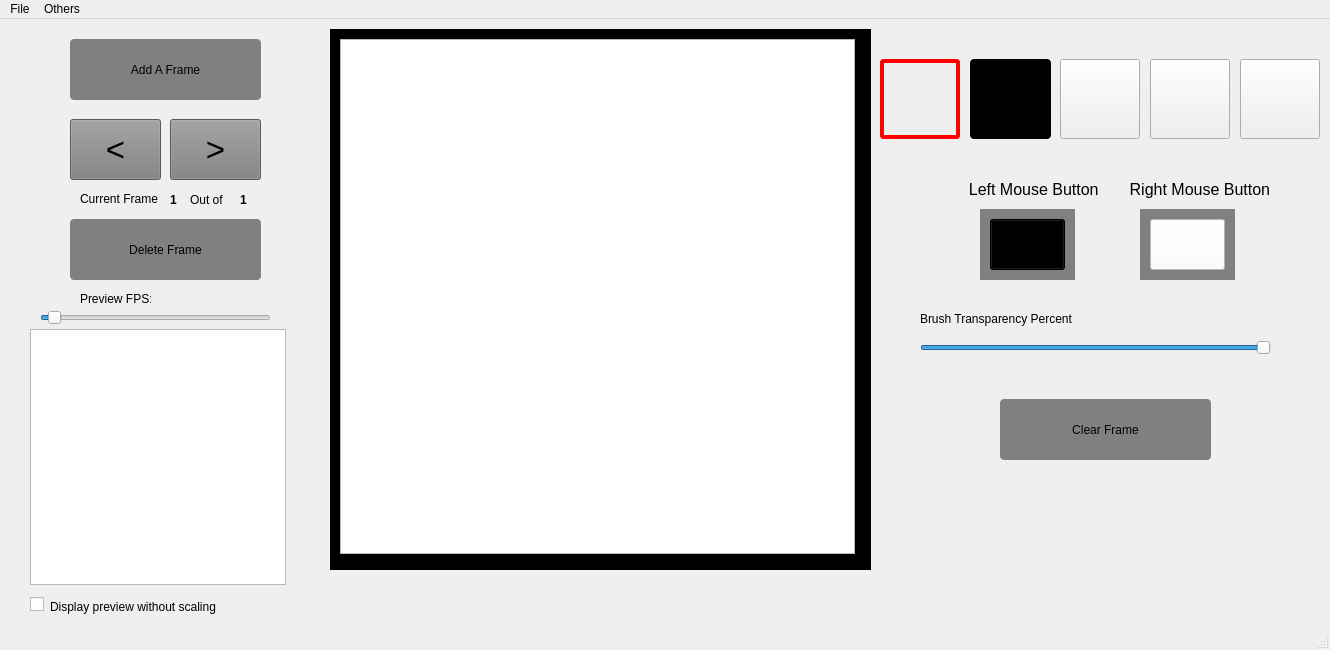
<?xml version="1.0" encoding="UTF-8"?>
<ui version="4.0">
 <class>MainWindow</class>
 <widget class="QMainWindow" name="MainWindow">
  <property name="geometry">
   <rect>
    <x>0</x>
    <y>0</y>
    <width>1330</width>
    <height>650</height>
   </rect>
  </property>
  <property name="windowTitle">
   <string>MainWindow</string>
  </property>
  <widget class="QWidget" name="centralwidget">
   <widget class="QPushButton" name="penButton">
    <property name="enabled">
     <bool>true</bool>
    </property>
    <property name="geometry">
     <rect>
      <x>880</x>
      <y>40</y>
      <width>80</width>
      <height>80</height>
     </rect>
    </property>
    <property name="styleSheet">
     <string notr="true">
image: url(:penImage.jpg);

border-radius: 4px;
border: 4px solid red;

</string>
    </property>
    <property name="text">
     <string/>
    </property>
    <property name="checkable">
     <bool>true</bool>
    </property>
    <property name="checked">
     <bool>true</bool>
    </property>
    <attribute name="buttonGroup">
     <string notr="true">ToolsButtonGroup</string>
    </attribute>
   </widget>
   <widget class="QPushButton" name="eraserButton">
    <property name="geometry">
     <rect>
      <x>970</x>
      <y>40</y>
      <width>81</width>
      <height>80</height>
     </rect>
    </property>
    <property name="styleSheet">
     <string notr="true">image: url(:eraserImage.png);
background: black;
border-radius: 4px;

</string>
    </property>
    <property name="text">
     <string/>
    </property>
    <property name="checkable">
     <bool>true</bool>
    </property>
    <attribute name="buttonGroup">
     <string notr="true">ToolsButtonGroup</string>
    </attribute>
   </widget>
   <widget class="QPushButton" name="bucketButton">
    <property name="geometry">
     <rect>
      <x>1060</x>
      <y>40</y>
      <width>80</width>
      <height>80</height>
     </rect>
    </property>
    <property name="styleSheet">
     <string notr="true">
image: url(:bucketImage.png);


</string>
    </property>
    <property name="text">
     <string/>
    </property>
    <property name="checkable">
     <bool>true</bool>
    </property>
    <attribute name="buttonGroup">
     <string notr="true">ToolsButtonGroup</string>
    </attribute>
   </widget>
   <widget class="QPushButton" name="rectangleButton">
    <property name="geometry">
     <rect>
      <x>1150</x>
      <y>40</y>
      <width>80</width>
      <height>80</height>
     </rect>
    </property>
    <property name="styleSheet">
     <string notr="true">image: url(:rectangleImage.png);

</string>
    </property>
    <property name="text">
     <string/>
    </property>
    <property name="checkable">
     <bool>true</bool>
    </property>
    <attribute name="buttonGroup">
     <string notr="true">ToolsButtonGroup</string>
    </attribute>
   </widget>
   <widget class="QPushButton" name="ellipseButton">
    <property name="geometry">
     <rect>
      <x>1240</x>
      <y>40</y>
      <width>80</width>
      <height>80</height>
     </rect>
    </property>
    <property name="styleSheet">
     <string notr="true">image: url(:ellipseImage.png);

</string>
    </property>
    <property name="text">
     <string/>
    </property>
    <property name="checkable">
     <bool>true</bool>
    </property>
    <attribute name="buttonGroup">
     <string notr="true">ToolsButtonGroup</string>
    </attribute>
   </widget>
   <widget class="canvas" name="canvasView">
    <property name="geometry">
     <rect>
      <x>340</x>
      <y>20</y>
      <width>515</width>
      <height>515</height>
     </rect>
    </property>
    <property name="mouseTracking">
     <bool>false</bool>
    </property>
    <property name="styleSheet">
     <string notr="true">background:rgba(255, 255, 255, 0)</string>
    </property>
   </widget>
   <widget class="QLabel" name="canvasBackgroundLabel">
    <property name="geometry">
     <rect>
      <x>330</x>
      <y>10</y>
      <width>541</width>
      <height>541</height>
     </rect>
    </property>
    <property name="styleSheet">
     <string notr="true">background-color: black
</string>
    </property>
    <property name="text">
     <string/>
    </property>
   </widget>
   <widget class="QPushButton" name="addFrameButton">
    <property name="geometry">
     <rect>
      <x>70</x>
      <y>20</y>
      <width>191</width>
      <height>61</height>
     </rect>
    </property>
    <property name="styleSheet">
     <string notr="true">border-radius: 4px;
background-color: gray;</string>
    </property>
    <property name="text">
     <string>Add A Frame</string>
    </property>
   </widget>
   <widget class="QPushButton" name="color1Button">
    <property name="geometry">
     <rect>
      <x>990</x>
      <y>200</y>
      <width>75</width>
      <height>51</height>
     </rect>
    </property>
    <property name="styleSheet">
     <string notr="true">background-color: black</string>
    </property>
    <property name="text">
     <string/>
    </property>
   </widget>
   <widget class="QPushButton" name="color2Button">
    <property name="geometry">
     <rect>
      <x>1150</x>
      <y>200</y>
      <width>75</width>
      <height>51</height>
     </rect>
    </property>
    <property name="styleSheet">
     <string notr="true">background-color: white</string>
    </property>
    <property name="text">
     <string/>
    </property>
   </widget>
   <widget class="QLabel" name="label">
    <property name="geometry">
     <rect>
      <x>960</x>
      <y>160</y>
      <width>351</width>
      <height>21</height>
     </rect>
    </property>
    <property name="font">
     <font>
      <pointsize>12</pointsize>
     </font>
    </property>
    <property name="text">
     <string>  Left Mouse Button       Right Mouse Button</string>
    </property>
   </widget>
   <widget class="QPushButton" name="previousFrame">
    <property name="geometry">
     <rect>
      <x>70</x>
      <y>100</y>
      <width>91</width>
      <height>61</height>
     </rect>
    </property>
    <property name="font">
     <font>
      <pointsize>25</pointsize>
     </font>
    </property>
    <property name="styleSheet">
     <string notr="true">background-color: gray;
</string>
    </property>
    <property name="text">
     <string>&lt;</string>
    </property>
   </widget>
   <widget class="QPushButton" name="nextFrame">
    <property name="geometry">
     <rect>
      <x>170</x>
      <y>100</y>
      <width>91</width>
      <height>61</height>
     </rect>
    </property>
    <property name="font">
     <font>
      <pointsize>25</pointsize>
     </font>
    </property>
    <property name="styleSheet">
     <string notr="true">background-color: gray;
</string>
    </property>
    <property name="text">
     <string>&gt;</string>
    </property>
   </widget>
   <widget class="QPushButton" name="deleteFrameButton">
    <property name="geometry">
     <rect>
      <x>70</x>
      <y>200</y>
      <width>191</width>
      <height>61</height>
     </rect>
    </property>
    <property name="styleSheet">
     <string notr="true">border-radius: 4px;
background-color: gray;</string>
    </property>
    <property name="text">
     <string>Delete Frame</string>
    </property>
   </widget>
   <widget class="QLabel" name="leftMouseBackgroundLabel">
    <property name="geometry">
     <rect>
      <x>980</x>
      <y>190</y>
      <width>95</width>
      <height>71</height>
     </rect>
    </property>
    <property name="styleSheet">
     <string notr="true">background-color: gray;
</string>
    </property>
    <property name="text">
     <string/>
    </property>
   </widget>
   <widget class="QLabel" name="rightMouseBackgroundLabel">
    <property name="geometry">
     <rect>
      <x>1140</x>
      <y>190</y>
      <width>95</width>
      <height>71</height>
     </rect>
    </property>
    <property name="styleSheet">
     <string notr="true">background-color: gray;
</string>
    </property>
    <property name="text">
     <string/>
    </property>
   </widget>
   <widget class="QGraphicsView" name="previewView">
    <property name="geometry">
     <rect>
      <x>30</x>
      <y>310</y>
      <width>256</width>
      <height>256</height>
     </rect>
    </property>
    <property name="styleSheet">
     <string notr="true">background: url(:/canvasBg.png)</string>
    </property>
   </widget>
   <widget class="QSlider" name="brushTransparencySlider">
    <property name="geometry">
     <rect>
      <x>920</x>
      <y>320</y>
      <width>351</width>
      <height>18</height>
     </rect>
    </property>
    <property name="minimum">
     <number>1</number>
    </property>
    <property name="maximum">
     <number>255</number>
    </property>
    <property name="singleStep">
     <number>1</number>
    </property>
    <property name="value">
     <number>255</number>
    </property>
    <property name="orientation">
     <enum>Qt::Horizontal</enum>
    </property>
   </widget>
   <widget class="QLabel" name="label_2">
    <property name="geometry">
     <rect>
      <x>920</x>
      <y>290</y>
      <width>271</width>
      <height>20</height>
     </rect>
    </property>
    <property name="text">
     <string>Brush Transparency Percent</string>
    </property>
   </widget>
   <widget class="QGraphicsView" name="onionSkin">
    <property name="geometry">
     <rect>
      <x>340</x>
      <y>20</y>
      <width>515</width>
      <height>515</height>
     </rect>
    </property>
    <property name="styleSheet">
     <string notr="true">opacity:  10;
background: url(:/canvasBg.png) 
</string>
    </property>
    <property name="backgroundBrush">
     <brush brushstyle="NoBrush">
      <color alpha="255">
       <red>0</red>
       <green>0</green>
       <blue>0</blue>
      </color>
     </brush>
    </property>
    <property name="foregroundBrush">
     <brush brushstyle="NoBrush">
      <color alpha="255">
       <red>0</red>
       <green>0</green>
       <blue>0</blue>
      </color>
     </brush>
    </property>
   </widget>
   <widget class="QCheckBox" name="disablePreviewScaling">
    <property name="geometry">
     <rect>
      <x>30</x>
      <y>570</y>
      <width>21</width>
      <height>31</height>
     </rect>
    </property>
    <property name="text">
     <string/>
    </property>
    <property name="checked">
     <bool>false</bool>
    </property>
   </widget>
   <widget class="QSlider" name="previewFPSSlider">
    <property name="geometry">
     <rect>
      <x>40</x>
      <y>290</y>
      <width>231</width>
      <height>18</height>
     </rect>
    </property>
    <property name="minimum">
     <number>1</number>
    </property>
    <property name="maximum">
     <number>60</number>
    </property>
    <property name="value">
     <number>3</number>
    </property>
    <property name="orientation">
     <enum>Qt::Horizontal</enum>
    </property>
   </widget>
   <widget class="QLabel" name="previewFPSLabel">
    <property name="geometry">
     <rect>
      <x>80</x>
      <y>270</y>
      <width>71</width>
      <height>20</height>
     </rect>
    </property>
    <property name="styleSheet">
     <string notr="true">font: 700 9pt &quot;Segoe UI&quot;;</string>
    </property>
    <property name="text">
     <string>Preview FPS:</string>
    </property>
   </widget>
   <widget class="QLabel" name="label_3">
    <property name="geometry">
     <rect>
      <x>50</x>
      <y>580</y>
      <width>191</width>
      <height>16</height>
     </rect>
    </property>
    <property name="text">
     <string>Display preview without scaling</string>
    </property>
   </widget>
   <widget class="QLabel" name="previewFPSValue">
    <property name="geometry">
     <rect>
      <x>160</x>
      <y>270</y>
      <width>71</width>
      <height>21</height>
     </rect>
    </property>
    <property name="text">
     <string/>
    </property>
   </widget>
   <widget class="QPushButton" name="clearFrameButton">
    <property name="geometry">
     <rect>
      <x>1000</x>
      <y>380</y>
      <width>211</width>
      <height>61</height>
     </rect>
    </property>
    <property name="styleSheet">
     <string notr="true">border-radius: 4px;
background-color: gray;</string>
    </property>
    <property name="text">
     <string>Clear Frame</string>
    </property>
   </widget>
   <widget class="QLabel" name="FrameIndex">
    <property name="geometry">
     <rect>
      <x>170</x>
      <y>170</y>
      <width>49</width>
      <height>21</height>
     </rect>
    </property>
    <property name="font">
     <font>
      <bold>true</bold>
     </font>
    </property>
    <property name="text">
     <string>1</string>
    </property>
   </widget>
   <widget class="QLabel" name="label_4">
    <property name="geometry">
     <rect>
      <x>80</x>
      <y>170</y>
      <width>111</width>
      <height>20</height>
     </rect>
    </property>
    <property name="text">
     <string>Current Frame</string>
    </property>
   </widget>
   <widget class="QLabel" name="label_5">
    <property name="geometry">
     <rect>
      <x>190</x>
      <y>170</y>
      <width>61</width>
      <height>21</height>
     </rect>
    </property>
    <property name="text">
     <string>Out of</string>
    </property>
   </widget>
   <widget class="QLabel" name="TotalFrames">
    <property name="geometry">
     <rect>
      <x>240</x>
      <y>170</y>
      <width>61</width>
      <height>21</height>
     </rect>
    </property>
    <property name="font">
     <font>
      <bold>true</bold>
     </font>
    </property>
    <property name="text">
     <string>1</string>
    </property>
   </widget>
   <zorder>rightMouseBackgroundLabel</zorder>
   <zorder>leftMouseBackgroundLabel</zorder>
   <zorder>canvasBackgroundLabel</zorder>
   <zorder>eraserButton</zorder>
   <zorder>bucketButton</zorder>
   <zorder>rectangleButton</zorder>
   <zorder>ellipseButton</zorder>
   <zorder>addFrameButton</zorder>
   <zorder>color1Button</zorder>
   <zorder>color2Button</zorder>
   <zorder>label</zorder>
   <zorder>previousFrame</zorder>
   <zorder>nextFrame</zorder>
   <zorder>deleteFrameButton</zorder>
   <zorder>previewView</zorder>
   <zorder>brushTransparencySlider</zorder>
   <zorder>label_2</zorder>
   <zorder>disablePreviewScaling</zorder>
   <zorder>onionSkin</zorder>
   <zorder>canvasView</zorder>
   <zorder>penButton</zorder>
   <zorder>previewFPSSlider</zorder>
   <zorder>previewFPSLabel</zorder>
   <zorder>label_3</zorder>
   <zorder>previewFPSValue</zorder>
   <zorder>clearFrameButton</zorder>
   <zorder>FrameIndex</zorder>
   <zorder>label_4</zorder>
   <zorder>label_5</zorder>
   <zorder>TotalFrames</zorder>
  </widget>
  <widget class="QMenuBar" name="menubar">
   <property name="geometry">
    <rect>
     <x>0</x>
     <y>0</y>
     <width>1330</width>
     <height>22</height>
    </rect>
   </property>
   <widget class="QMenu" name="menuFile">
    <property name="title">
     <string>File</string>
    </property>
    <widget class="QMenu" name="menuNew_Sprite">
     <property name="title">
      <string>New Sprite</string>
     </property>
     <addaction name="action8x8"/>
     <addaction name="action16x16"/>
     <addaction name="action32x32"/>
     <addaction name="action64x64"/>
     <addaction name="action128x128"/>
    </widget>
    <addaction name="menuNew_Sprite"/>
    <addaction name="actionOpen_Sprite"/>
    <addaction name="actionSave_Sprite"/>
    <addaction name="actionExport"/>
   </widget>
   <widget class="QMenu" name="menuHelp">
    <property name="title">
     <string>Others</string>
    </property>
    <addaction name="actionAbout_LeeSporkSprite"/>
    <addaction name="actionLeSporkSprite_Help"/>
   </widget>
   <addaction name="menuFile"/>
   <addaction name="menuHelp"/>
  </widget>
  <widget class="QStatusBar" name="statusbar"/>
  <action name="actionOpen_Sprite">
   <property name="text">
    <string>Open Sprite</string>
   </property>
  </action>
  <action name="actionSave_Sprite">
   <property name="text">
    <string>Save Sprite</string>
   </property>
  </action>
  <action name="actionExport">
   <property name="text">
    <string>Export...</string>
   </property>
   <property name="toolTip">
    <string>Export the current frame</string>
   </property>
  </action>
  <action name="actionAbout_LeeSporkSprite">
   <property name="text">
    <string>About LeSporkSprite</string>
   </property>
  </action>
  <action name="actionLeSporkSprite_Help">
   <property name="text">
    <string>LeSporkSprite Help</string>
   </property>
  </action>
  <action name="action8x8">
   <property name="text">
    <string>8x8</string>
   </property>
  </action>
  <action name="action16x16">
   <property name="text">
    <string>16x16</string>
   </property>
  </action>
  <action name="action32x32">
   <property name="text">
    <string>32x32</string>
   </property>
  </action>
  <action name="action64x64">
   <property name="text">
    <string>64x64</string>
   </property>
  </action>
  <action name="action128x128">
   <property name="text">
    <string>128x128</string>
   </property>
  </action>
  <action name="action256x256">
   <property name="text">
    <string>256x256</string>
   </property>
  </action>
 </widget>
 <customwidgets>
  <customwidget>
   <class>canvas</class>
   <extends>QGraphicsView</extends>
   <header>canvas.h</header>
  </customwidget>
 </customwidgets>
 <resources/>
 <connections/>
 <buttongroups>
  <buttongroup name="ToolsButtonGroup"/>
 </buttongroups>
</ui>
